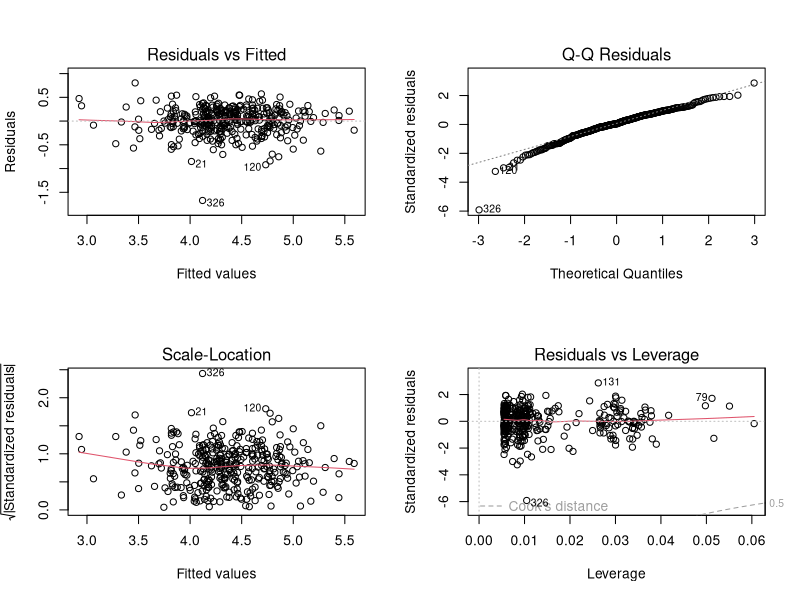
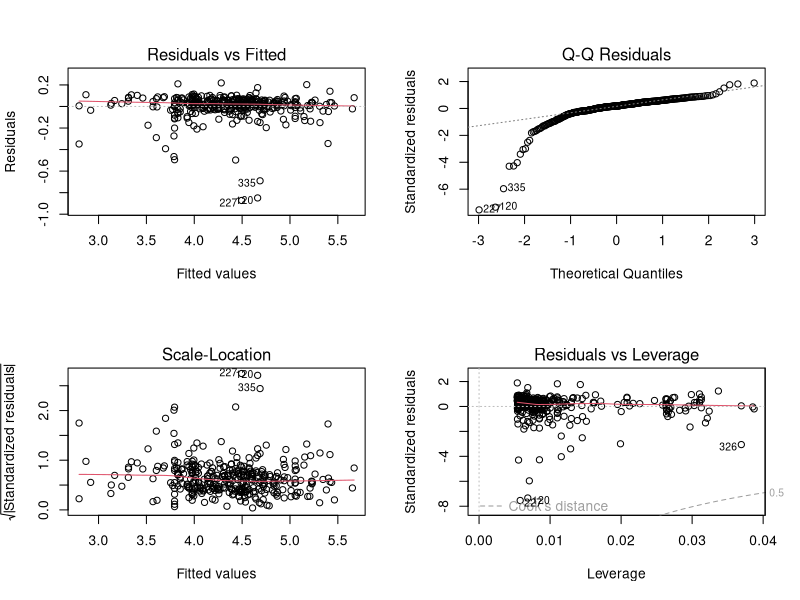
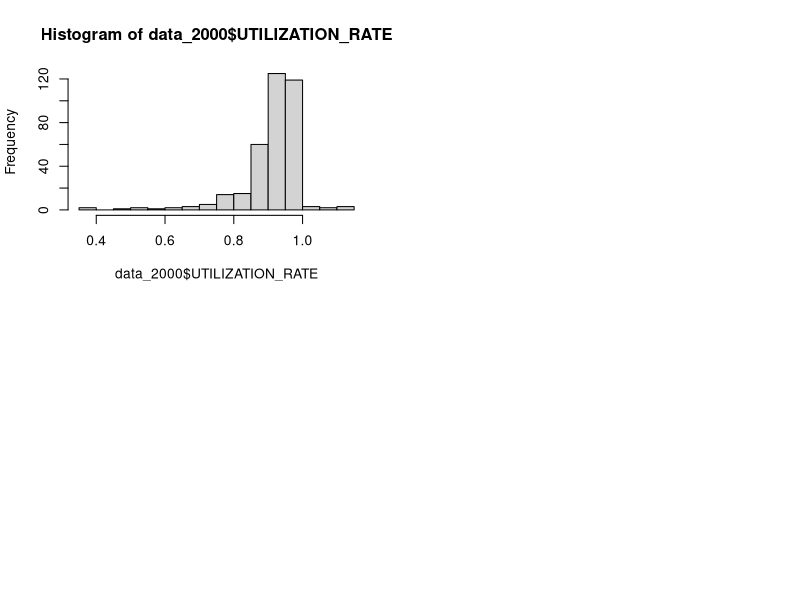
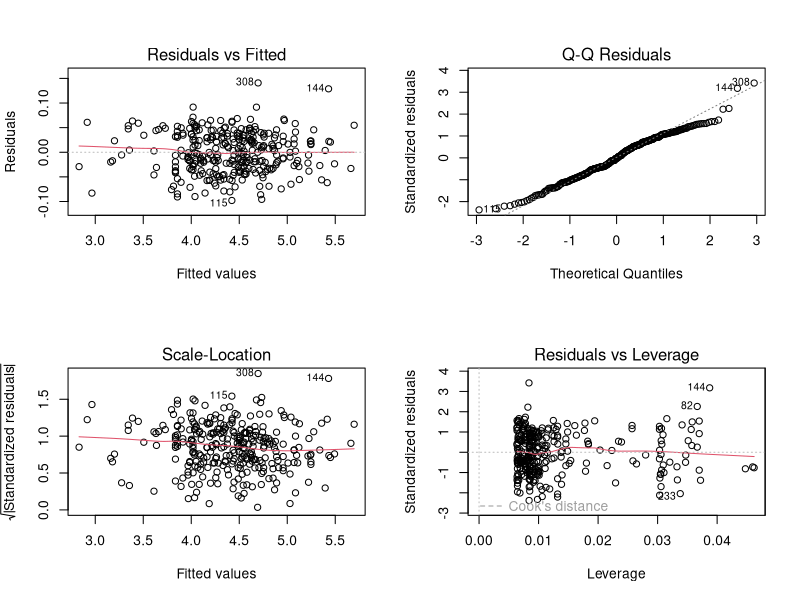
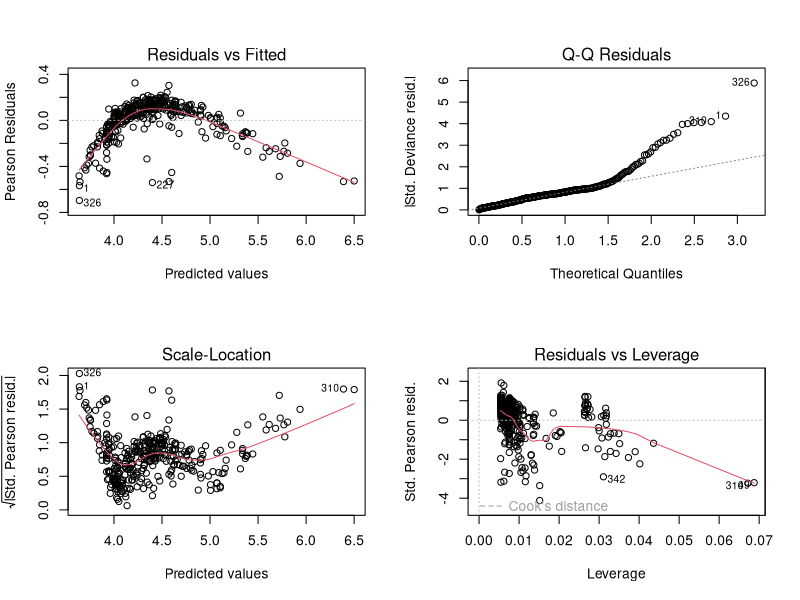

Write the R code that produced these figures, in order.
## ---- chunk 1
knitr::opts_chunk$set(echo = TRUE)
## ---- chunk 2
## importing the dataset and omitting the missing values
datafile <- read.csv("../WiscNursingHome.csv")
datafile <- na.omit(datafile)

## dividing data from different years
data_2000 <- datafile[datafile$CRYEAR == 2000, ]
rownames(data_2000) <- 1:nrow(data_2000)
data_2001 <- datafile[datafile$CRYEAR == 2001, ]
rownames(data_2001) <- 1:nrow(data_2001)

datafile$ORGSTR <- as.factor(datafile$ORGSTR)
datafile$MSA <- as.factor(datafile$MSA)

data_2000$UTILIZATION_RATE <- data_2000$TPY / data_2000$NUMBED
## ---- chunk 3
fit.best <- lm(log(TPY) ~ log(SQRFOOT) + ORGSTR + MCERT + TAXEXEMPT + PRO, data = data_2000)
summary(fit.best)
## ---- chunk 4
anova(glm(log(TPY) ~ log(SQRFOOT) + ORGSTR + MCERT + TAXEXEMPT + PRO, data = data_2000,
          family = gaussian), test = "Chisq");
AIC(fit.best)
## ---- chunk 5
par(mfrow = c(2, 2))
plot(fit.best)
## ---- chunk 6
anova(glm(log(TPY) ~ log(SQRFOOT) + log(NUMBED) + TAXEXEMPT + PRO, data = data_2000,
          family = gaussian), test = "Chisq");
anova(glm(log(TPY) ~ log(NUMBED) + log(SQRFOOT) + TAXEXEMPT + PRO, data = data_2000,
          family = gaussian), test = "Chisq")
## ---- chunk 7
AIC(lm(log(TPY) ~ log(NUMBED) + log(SQRFOOT) + TAXEXEMPT + PRO, data = data_2000));
AIC(lm(log(TPY) ~ log(NUMBED) + TAXEXEMPT + PRO, data = data_2000))
## ---- chunk 8
par(mfrow = c(2, 2))
plot(lm(log(TPY) ~ log(NUMBED) + TAXEXEMPT + PRO, data = data_2000))
## ---- chunk 9
hist(data_2000$UTILIZATION_RATE, breaks = 20);
summary(data_2000$UTILIZATION_RATE)
## ---- chunk 10
data_trunc <- data_2000[data_2000$UTILIZATION_RATE > 0.85 & data_2000$UTILIZATION_RATE < 1.07, ]
rownames(data_trunc) <- 1:nrow(data_trunc)
## ---- chunk 11
fit.trunc.best <- lm(log(TPY) ~ log(NUMBED) + TAXEXEMPT + PRO, data = data_trunc)
summary(fit.trunc.best)
## ---- chunk 12
par(mfrow = c(2, 2))
plot(fit.trunc.best)
## ---- chunk 13
# first we refit fit.best on the dataset without the outliers
fit.best2 <- lm(log(TPY) ~ log(SQRFOOT) + TAXEXEMPT + PRO, data = data_trunc)

AIC(fit.best2, fit.trunc.best)
## ---- chunk 14
glm <- glm(TPY ~ NUMBED + TAXEXEMPT + PRO, data = data_2000, family = Gamma(link = "log"))
summary(glm)
## ---- chunk 15
par(mfrow = c(2, 2))
plot(glm)
